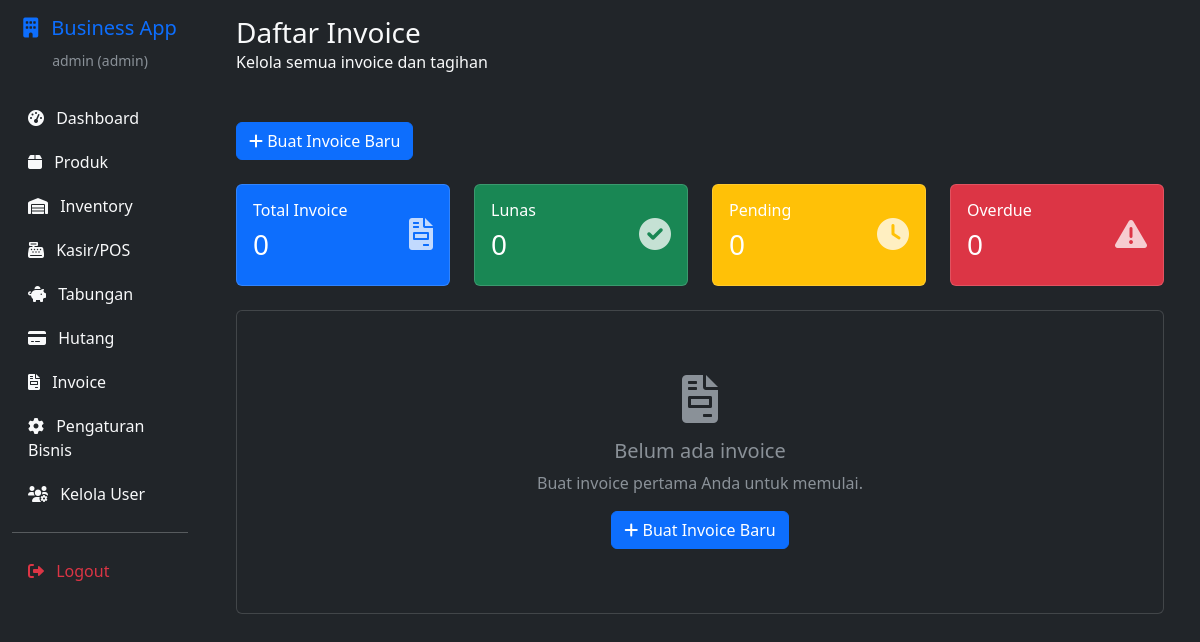
The page /invoices (signed in) on the database as committed earlier.
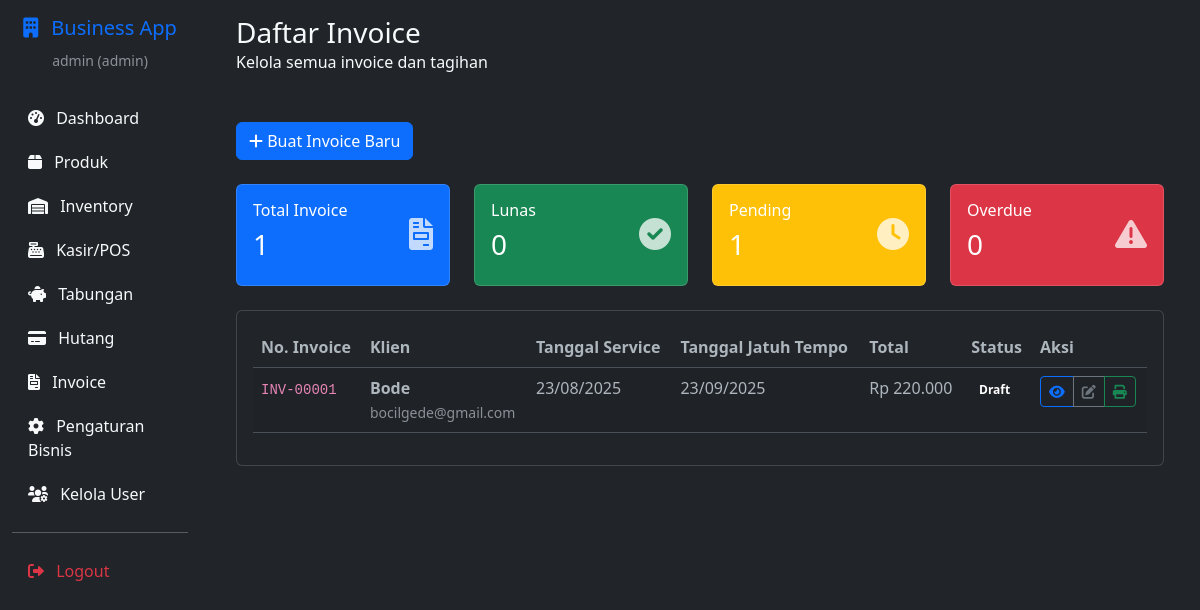
The same page on the database as committed later.
### app.py (models this page shows)
class Invoice(db.Model):
    __tablename__ = 'invoices'
    id = db.Column(db.Integer, primary_key=True)
    invoice_number = db.Column(db.String(50), unique=True, nullable=False)
    client_name = db.Column(db.String(255), nullable=False)
    client_email = db.Column(db.String(255))
    client_phone = db.Column(db.String(50))
    client_address = db.Column(db.Text)
    service_date = db.Column(db.Date, nullable=False)
    issue_date = db.Column(db.Date, nullable=False)
    due_date = db.Column(db.Date, nullable=False)
    status = db.Column(db.String(20), default='draft')  # draft, sent, paid, overdue
    notes = db.Column(db.Text)
    subtotal = db.Column(db.Float, default=0.0)
    tax_rate = db.Column(db.Float, default=0.0)
    tax_amount = db.Column(db.Float, default=0.0)
    total = db.Column(db.Float, default=0.0)
    created_at = db.Column(db.DateTime, default=datetime.utcnow)
    updated_at = db.Column(db.DateTime, default=datetime.utcnow, onupdate=datetime.utcnow)
    service_items = db.relationship('ServiceItem', backref='invoice', cascade='all, delete-orphan')

### app.py (the view)
@app.route('/invoices')
@cashier_access
def invoices():
    invoices = Invoice.query.order_by(Invoice.created_at.desc()).all()
    return render_template('invoices/list.html', invoices=invoices, format_currency=format_currency)

### app.py (called while the page is built)
def format_currency(amount):
    try:
        if amount is None:
            return "Rp 0"
        return f"Rp {float(amount):,.0f}".replace(',', '.')
    except (ValueError, TypeError):
        return "Rp 0"

def cashier_access(f):
    from functools import wraps
    @wraps(f)
    def decorated_function(*args, **kwargs):
        if 'user_id' not in session:
            flash('Silakan login terlebih dahulu.', 'error')
            return redirect(url_for('login'))
        user = User.query.get(session['user_id'])
        if not user or user.role not in ['admin', 'manager', 'cashier']:
            flash('Akses ditolak.', 'error')
            return redirect(url_for('dashboard'))
        return f(*args, **kwargs)
    return decorated_function

@app.context_processor
def inject_common_functions():
    return {
        'format_currency': format_currency,
        'datetime': datetime,
        'timedelta': timedelta
    }

### templates/invoices/list.html (shortened to what the changed rows need)
{% extends "base.html" %}
{% block content %}
<div class="container-fluid">
    <div class="row mb-4">
        <div class="col-12">
            <h1 class="h3 mb-0 text-gray-800">Daftar Invoice</h1>
        </div>
    </div>
    <div class="row mb-4">
        <div class="col-md-3">
            <div class="card bg-primary text-white">
                <div class="card-body">
                    <div class="d-flex">
                        <div class="flex-grow-1">
                            <h6 class="card-title">Total Invoice</h6>
                            <h3>{{ invoices|length }}</h3>
                        </div>
                    </div>
                </div>
            </div>
        </div>
        <div class="col-md-3">
            <div class="card bg-warning text-white">
                <div class="card-body">
                    <div class="d-flex">
                        <div class="flex-grow-1">
                            <h6 class="card-title">Pending</h6>
                            <h3>{{ invoices|selectattr('status', 'equalto', 'draft')|list|length }}</h3>
                        </div>
                    </div>
                </div>
            </div>
        </div>
    </div>
    <div class="card">
        <div class="card-body">
            {% if invoices %}
            <div class="table-responsive">
                <table class="table table-striped">
                    <thead>
                        <tr>
                            <th>No. Invoice</th>
                            <th>Klien</th>
                            <th>Tanggal Service</th>
                            <th>Tanggal Jatuh Tempo</th>
                            <th>Total</th>
                            <th>Status</th>
                            <th>Aksi</th>
                        </tr>
                    </thead>
                    <tbody>
                        {% for invoice in invoices %}
                        <tr>
                            <td><code>{{ invoice.invoice_number }}</code></td>
                            <td>
                                <strong>{{ invoice.client_name }}</strong>
                                {% if invoice.client_email %}
                                <br><small class="text-muted">{{ invoice.client_email }}</small>
                                {% endif %}
                            </td>
                            <td>{{ invoice.service_date.strftime('%d/%m/%Y') if invoice.service_date else '-' }}</td>
                            <td>{{ invoice.due_date.strftime('%d/%m/%Y') if invoice.due_date else '-' }}</td>
                            <td>{{ format_currency(invoice.total or 0) }}</td>
                            <td>
                                {% if invoice.status == 'paid' %}
                                    <span class="badge badge-success">Lunas</span>
                                {% elif invoice.status == 'sent' %}
                                    <span class="badge badge-info">Terkirim</span>
                                {% elif invoice.status == 'overdue' %}
                                    <span class="badge badge-danger">Overdue</span>
                                {% else %}
                                    <span class="badge badge-warning">Draft</span>
                                {% endif %}
                            </td>
                            <td>
                                <div class="btn-group btn-group-sm">
                                    <a href="{{ url_for('view_invoice', invoice_id=invoice.id) }}" class="btn btn-outline-primary" title="Lihat">
                                        <i class="fas fa-eye"></i>
                                    </a>
                                    <a href="{{ url_for('edit_invoice', invoice_id=invoice.id) }}" class="btn btn-outline-secondary" title="Edit">
                                        <i class="fas fa-edit"></i>
                                    </a>
                                    <a href="{{ url_for('print_invoice', invoice_id=invoice.id) }}" class="btn btn-outline-success" title="Print PDF" target="_blank">
                                        <i class="fas fa-print"></i>
                                    </a>
                                </div>
                            </td>
                        </tr>
                        {% endfor %}
                    </tbody>
                </table>
            </div>
            {% else %}
            <div class="text-center py-5">
                <i class="fas fa-file-invoice fa-3x text-muted mb-3"></i>
                <h5 class="text-muted">Belum ada invoice</h5>
                <p class="text-muted">Buat invoice pertama Anda untuk memulai.</p>
                <a href="{{ url_for('create_invoice') }}" class="btn btn-primary">
                    <i class="fas fa-plus"></i> Buat Invoice Baru
                </a>
            </div>
            {% endif %}
        </div>
    </div>
</div>
{% endblock %}

Rows that differ between the two databases and show on the page:
added Invoice: invoice_number "INV-00001", client_name "Bode", client_email "bocilgede@gmail.com", service_date "23/08/2025", due_date "23/09/2025", total "Rp 220.000", status "Draft"
Other text that changed with them:
{{ invoices|length }}: "0" → "1"
{{ invoices|selectattr('status', 'equalto', 'draft')|list|length }}: "0" → "1"
text no longer shown: "Belum ada invoice Buat invoice pertama Anda untuk memulai. Buat Invoice Baru"
text now shown: "No. Invoice Klien Tanggal Service Tanggal Jatuh Tempo Total Status Aksi"
